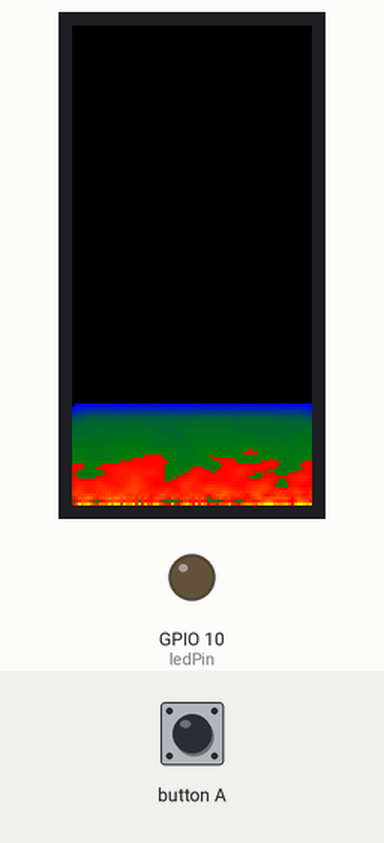
Recording of a sketch running on a simulated ESP32-S3. On the bench: 80×160 colour display, output pins drawn as LEDs (lit = HIGH). Inputs (shaded band) come from the test bench. Random numbers use the default seed unless the sketch sets one.

Above: at 1.3 s.
1.4 s: button A pressed for 0.15 s
At 1.57 s:
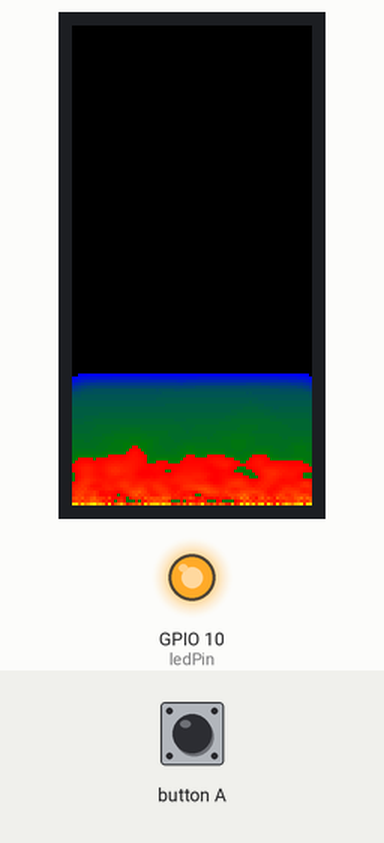
2.1 s: button A pressed for 1 s
At 2.18 s:
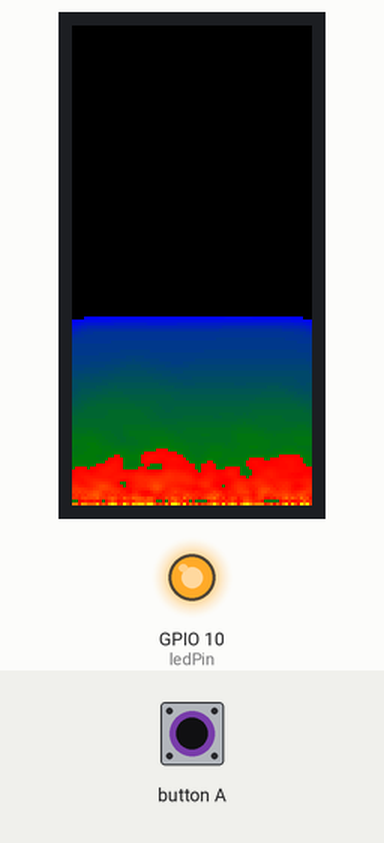
Timing chart, 0 to 5.1 s (numbered marks = the images above; inputs shaded):
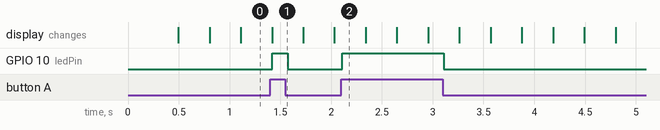

Measured:
- after the input at 1.4 s, GPIO 10 (ledPin): LOW → HIGH at once, → LOW 0.15 s later
- after the input at 2.1 s, GPIO 10 (ledPin): LOW → HIGH at once, → LOW 1.0 s later

The sketch:

_4_-_ButtonClick_Fire.ino
```cpp
#include <M5StickC.h>

// constants (won't change):
const int buttonPin = 37;     // the number of the pushbutton pin
const int ledPin =  10;       // the number of the LED pin
const int screenWidth = 80;   // LCD screen width
const int screenHeight = 160; // LCD screen height
int colour[128];              // Array to hold the colour palette

// variables (will change):
int buttonState = 0;          // variable for reading the pushbutton status
int fire[screenHeight][screenWidth]; //Array to hold the screen buffer

// setup code (to run once):
void setup() {
  // initialize the M5StickC object:
  M5.begin();
  // initialize the LED pin as an output:
  pinMode(ledPin, OUTPUT);
  // initialize the button(A) pin as an input:
  pinMode(buttonPin, INPUT);

  // for loop that creates color palettes (black -> red then red -> yellow):
  for (int i = 0; i < 128; i++) {
    if (i < 64) {
      colour[i] = (int(i/2) * 0x001F);
    }
    else {
      colour[i] = 0xf800 + ((i - 64) * 0x20);
    }
  }
  // Clear the screen buffer
  for (int y = 0; y < screenHeight; y++) {
    for (int x = 0; x < screenWidth; x++) {
        fire[y][x] = 0;
    }
  }
}

// main code (runs repeatedly):
void loop() {
  // Randomise the bottom line of the screen buffer
  for (int x = 0; x < screenWidth; x++) {
    fire[screenHeight - 1][x] = (64 + random(64));
  }
  // Calculate the flame algorithm from the top down
  for (int y =0; y < (screenHeight - 1); y++) {
    for (int x = 0; x < screenWidth; x++) {
      fire[y][x] =
      ((fire[(y + 1) % screenHeight][(x - 1) % screenWidth]
      + fire[(y + 1) % screenHeight][(x) % screenWidth]
      + fire[(y + 1) % screenHeight][(x + 1) % screenWidth]
      + fire[(y + 2) % screenHeight][(x) % screenWidth])
      * 32) / 129;  // change values for different effects
    }               // second number must be just over 4x the first
  }
  // Update the screen
  for (int y =0; y < screenHeight; y++) {
    for (int x = 0; x < screenWidth; x++) {
      M5.Lcd.drawPixel(x, y, colour[(fire[y][x])]);
    }
  }

  // read the state of the button(A) value:
  buttonState = digitalRead(buttonPin);

  // check if button(A) is pressed (if it is, the buttonState is HIGH):
  if (buttonState == HIGH) {
    // turn LED on:
    digitalWrite(ledPin, HIGH);
    // turn the LCD screen black (no button press-default state):
    M5.Axp.ScreenBreath(0);
  } else {
    // turn LED off:
    digitalWrite(ledPin, LOW);
    // turn the LCD screen red (on button press):
    M5.Axp.ScreenBreath(100);
  }
}
```
